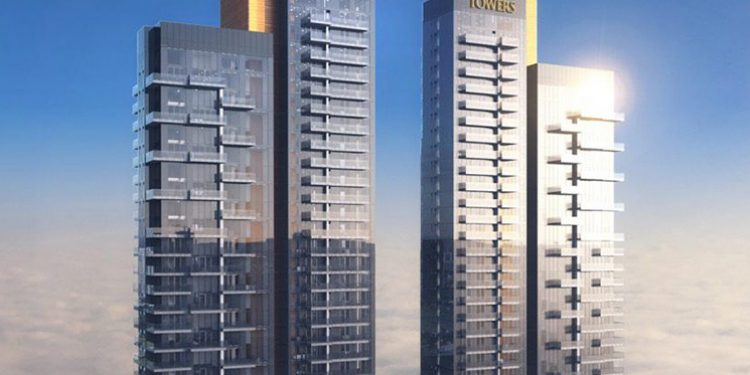
#> input picture Image_Processing_Challenge/augmented_new/Original/original.jpg, 750 x 375 px
$ python app.py
#> lines starting #> are read from the running program, lines starting #| are printed output that depends on the picture
#> further down, original is the input picture: shape (375, 750, 3); mean B, G, R 166.8, 149.8, 140.9
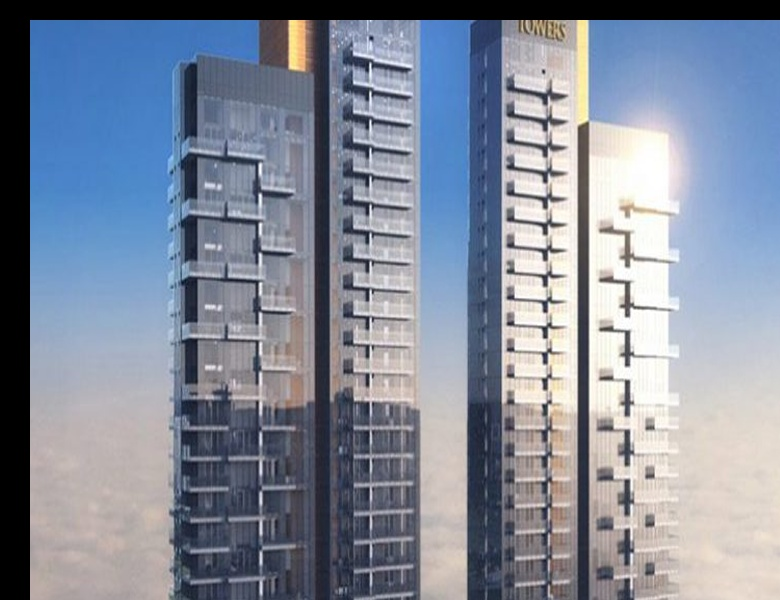
#> input picture Image_Processing_Challenge/augmented_new/Test_images/offset_scale.jpg, 780 x 600 px
#> further down, test is the input picture: shape (600, 780, 3); mean B, G, R 154.8, 138.8, 130.3
import cv2
import numpy as np
import os
import glob

MATCHES = 500
MIN_PERCENT = 80
BASE_ORIGINAL_PATH = 'Image_Processing_Challenge/augmented_new/Original/original.jpg'
BASE_TEST_PATH = 'Image_Processing_Challenge/augmented_new/Test_images/*.jpg'

#get aligned Images

def alignImages(testImg, orgImg, image):

    #print(image1, image2)
    #grayscale conversion
#> called with image = 1
    testGray = cv2.cvtColor(testImg, cv2.COLOR_BGR2GRAY)
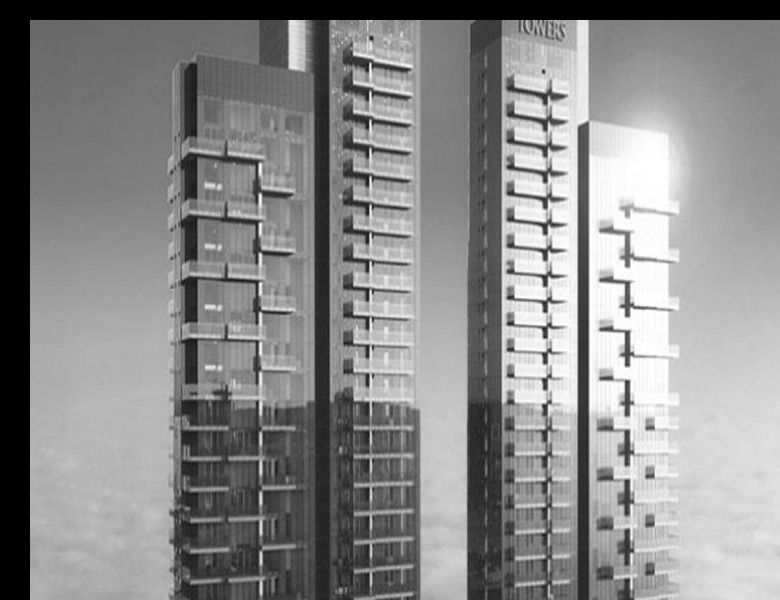
#> testGray: shape (600, 780); min 0, max 255, mean 138.1
    orgGray = cv2.cvtColor(orgImg, cv2.COLOR_BGR2GRAY)
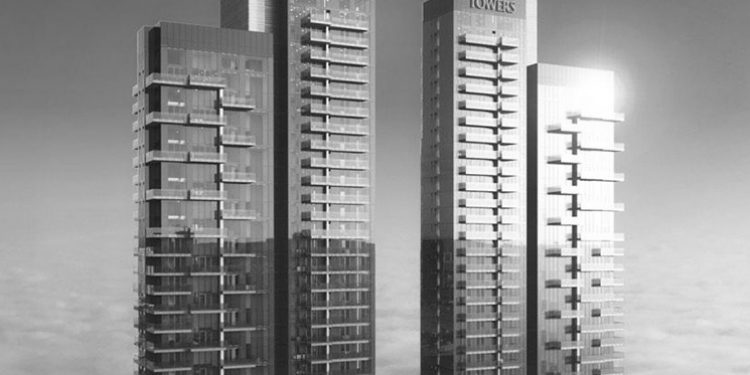
#> orgGray: shape (375, 750); min 14, max 255, mean 149.1
    height, width  = orgGray.shape
#> height = 375; width = 750

    #ORB keypoints and descriptors
    orb = cv2.ORB_create(MATCHES)
    key1, des1 = orb.detectAndCompute(testGray, None)
#> key1 = 500 keypoints; strongest (x, y, size): (544, 354, 37.2), (368, 318, 31), (543, 354, 44.6), (626, 382, 37.2)
    key2, des2 = orb.detectAndCompute(orgGray, None)
#> key2 = 500 keypoints; strongest (x, y, size): (327, 170, 31), (329, 170, 31), (329, 187, 31), (495, 163, 44.6)

    #Compare features via Hamming Distance
    #find = cv2.DescriptorMatcher_create(cv2.DESCRIPTOR_MATCHER_BRUTEFORCE_HAMMING)
    find = cv2.BFMatcher(cv2.NORM_HAMMING, crossCheck = True)
    matches = find.match(des1, des2, None)
#> matches = 139 matches

    #Sort matches
#> (the run stopped early here; a loop or call above may not have finished)
